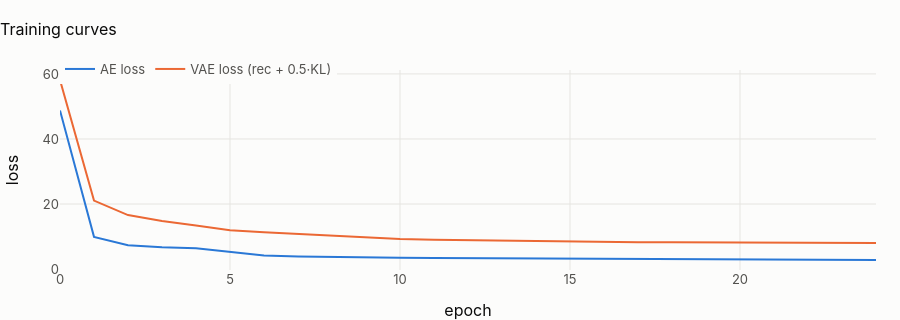

The code cell stored with this chart in its notebook:
### Markdown cell above
## 2 · Autoencoder and VAE
Both are trained **without labels on the contaminated table** (the realistic setting). The AE uses a 14→32→6→32→14 MLP; the VAE the same width with a 6-d Gaussian latent.
Because anomalies are only 1 % of the rows, the network mostly learns the normal structure and reconstructs anomalies poorly.

### Code cell
class AE(nn.Module):
    def __init__(self, d, h=32, z=6, vae=False):
        super().__init__()
        self.vae = vae
        self.enc = nn.Sequential(nn.Linear(d, h), nn.ReLU(), nn.Linear(h, h), nn.ReLU())
        self.mu = nn.Linear(h, z)
        self.lv = nn.Linear(h, z) if vae else None
        self.dec = nn.Sequential(
            nn.Linear(z, h), nn.ReLU(), nn.Linear(h, h), nn.ReLU(), nn.Linear(h, d)
        )

    def forward(self, x):
        h = self.enc(x)
        mu = self.mu(h)
        if self.vae:
            lv = self.lv(h).clamp(-8, 4)
            z = mu + torch.randn_like(mu) * torch.exp(0.5 * lv) if self.training else mu
            return self.dec(z), mu, lv
        return self.dec(mu), mu, None


def train(model, X, epochs=25, bs=1024, lr=2e-3, beta=0.5):
    model.to(device)
    opt = torch.optim.Adam(model.parameters(), lr=lr)
    Xt = torch.from_numpy(X)
    hist = []
    for ep in range(epochs):
        model.train()
        perm = torch.randperm(len(Xt))
        tot = 0
        for i in range(0, len(Xt), bs):
            b = Xt[perm[i : i + bs]].to(device)
            rec, mu, lv = model(b)
            loss = ((rec - b) ** 2).sum(1).mean()
            if model.vae:
                loss = loss + beta * (-0.5 * (1 + lv - mu**2 - lv.exp()).sum(1)).mean()
            opt.zero_grad()
            loss.backward()
            opt.step()
            tot += loss.item() * len(b)
        hist.append(tot / len(Xt))
    return hist


@torch.no_grad()
def score(model, X, per_feature=False):
    model.eval()
    xt = torch.from_numpy(X).to(device)
    rec, mu, lv = model(xt)
    err = ((rec - xt) ** 2).cpu().numpy()
    if per_feature:
        return err
    s = err.sum(1)
    if model.vae:
        s = s + 0.5 * (-0.5 * (1 + lv - mu**2 - lv.exp()).sum(1)).cpu().numpy()
    return s


t0 = time.time()
ae = AE(Xq.shape[1])
h_ae = train(ae, Xq)
vae = AE(Xq.shape[1], vae=True)
h_vae = train(vae, Xq)
print(f"trained both in {time.time() - t0:.0f}s on {device}")
fig = go.Figure()
fig.add_scatter(y=h_ae, name="AE loss", line=dict(color=theme.BLUE, width=2))
fig.add_scatter(y=h_vae, name="VAE loss (rec + 0.5·KL)", line=dict(color=theme.ORANGE, width=2))
fig.update_layout(height=320, title="Training curves", xaxis_title="epoch", yaxis_title="loss")
fig.show()

### Figure 1 — Plotly figure (JSON) as saved in the notebook; plotly's stock layout.template omitted (floating-point values rounded to 4 significant figures)
{"data": [{"line": {"color": "#2a78d6", "width": 2}, "name": "AE loss", "type": "scatter", "y": [48.78, 9.9, 7.346, 6.702, 6.373, 5.356, 4.21, 3.898, 3.671, 3.541, 3.443, 3.366, 3.311, 3.265, 3.219, 3.182, 3.131, 3.092, 3.054, 3.013, 2.966, 2.922, 2.87, 2.826, 2.788]}, {"line": {"color": "#eb6834", "width": 2}, "name": "VAE loss (rec + 0.5·KL)", "type": "scatter", "y": [58.14, 21.07, 16.61, 14.8, 13.39, 11.95, 11.3, 10.76, 10.19, 9.621, 9.265, 8.997, 8.85, 8.697, 8.535, 8.425, 8.337, 8.271, 8.21, 8.164, 8.13, 8.102, 8.083, 8.041, 8.019]}], "layout": {"height": 320, "title": {"text": "Training curves"}, "xaxis": {"title": {"text": "epoch"}}, "yaxis": {"title": {"text": "loss"}}}}
